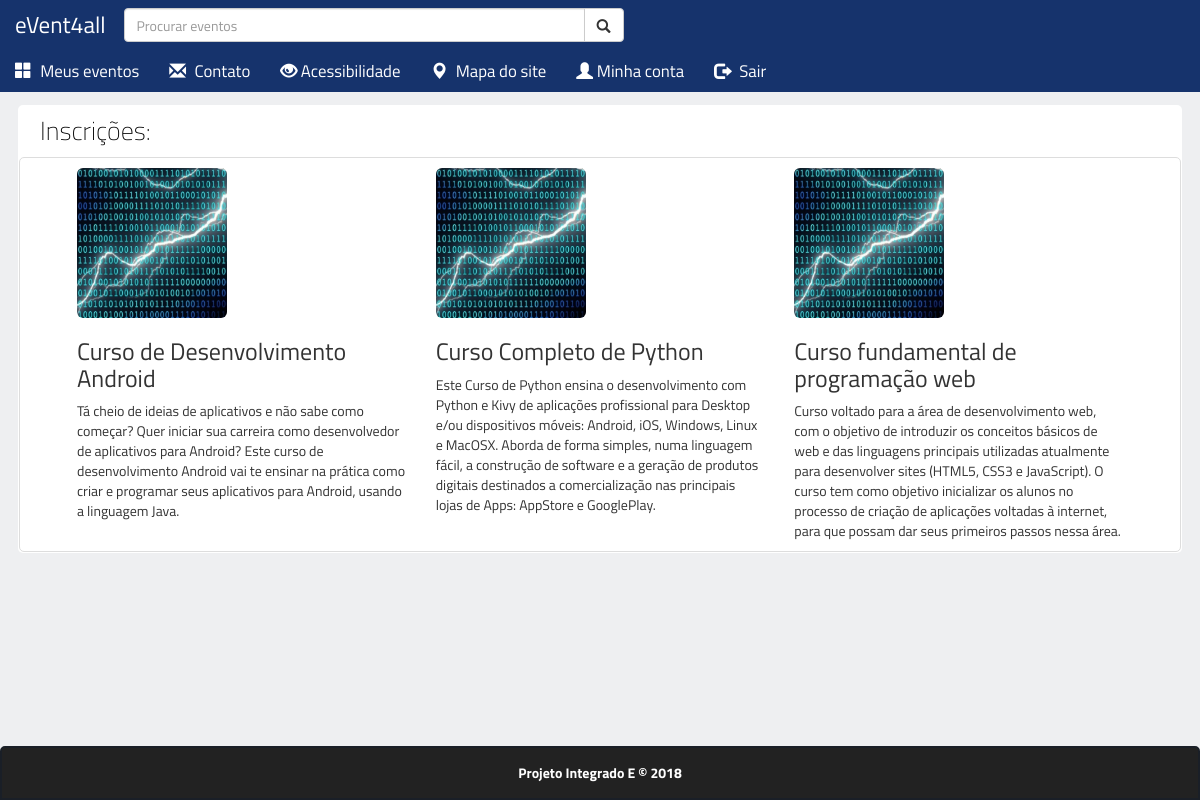
Screenshot of /agenda/index.php (signed in) with the database file from the repository.
### tables this page shows
CREATE TABLE `eventos` (
  `InicioEv` datetime NOT NULL,
  `FinalEv` datetime NOT NULL,
  `CodEv` int(6) NOT NULL,
  `NomeEv` varchar(50) NOT NULL,
  `DescEv` varchar(1000) NOT NULL,
  `RealizadorEv` varchar(40) NOT NULL,
  `LocalEv` varchar(100) NOT NULL,
  `CapacidadeEv` int(4) NOT NULL,
  `ImagemEv` varchar(100) NOT NULL,
  `CodAdm` int(6) NOT NULL
);

### php/buscar_meus_eventos.php (the view, shortened to what this page needs)
<?php
    require_once("conexao_bd.php");
    if(isset($_SESSION["cod"]))
    {
        $codigoUs = $_SESSION["cod"];
        $query_meus_eventos = "";
        if(strlen($codigoUs) == 6)
        {
            $query_meus_eventos = "SELECT *
                                  FROM eventos
                                  WHERE CodAdm = '$codigoUs'
                                  ORDER BY InicioEv";
        }
        else
        {
            $query_meus_eventos = "SELECT *
                                  FROM eventos
                                  WHERE CodEv IN
                                  (SELECT CodEv
                                  FROM eventos_usuario
                                  WHERE CodUs = '$codigoUs')
                                  ORDER BY InicioEv";
        }
        $meus_eventos = mysqli_query($conexao,$query_meus_eventos);
        $count = 0;
        $conteudo = '';
        if (mysqli_num_rows($meus_eventos) != 0)
        {
            while ($linha = mysqli_fetch_assoc($meus_eventos))
            {
                $codigoev = $linha["CodEv"];
                $nome = $linha["NomeEv"];
                $descricao = $linha["DescEv"];
                $imagem = $linha["ImagemEv"];
                if ($count == 0)
                {
                    $conteudo .=
                    "<div class='item active'>
                        <div class='col-md-4 col-sm-12 evento' role='button' data-toggle='modal' data-target='#modal-evento'>
                            <input type='hidden' value='".$codigoev."'>
                            <img src='".$page.$imagem."' class='img-rounded'>
                            <div class='text'>
                                <h3 class='nome-evento'>".$nome."</h3>
                                <p>".$descricao."</p>
                            </div>
                        </div>";
                }
                else
                {
                    $conteudo .=
                    "<div class='col-md-4 col-sm-12 evento' role='button' data-toggle='modal' data-target='#modal-evento'>
                        <input type='hidden' value='".$codigoev."'>
                        <img src='".$page.$imagem."' class='img-rounded'>
                        <div class='text'>
                            <h3 class='nome-evento'>".$nome."</h3>
                            <p>".$descricao."</p>
                        </div>
                    </div>";
                }
                $count++;
            }
            $conteudo .= "</div>";
        }
        echo $conteudo;
    }
?>

### public/_css/Style.css (style rules this page uses)
body { font-family: 'Verdana', 'Titillium Web', sans-serif; position: relative; padding-top: 3.2em; background: rgb(238,239,241); padding-bottom: 3.1em; }
.evento { padding-bottom: 1rem; }
p { margin: 0px }
.img-rounded { margin-top: 1rem; width: 150px; height: 150px; }

### rows the page displays
eventos: ImagemEv (picture), NomeEv "Curso de Desenvolvimento Android", DescEv "Tá cheio de ideias de aplicativos e não sabe como começar? Quer iniciar sua carreira como desenvolvedor de aplicativos para Android? Este curso de desenvolvimento Android vai te ensinar na prática como criar e programar seus aplicativos para Android, usando a linguagem Java."
eventos: ImagemEv (picture), NomeEv "Curso Completo de Python", DescEv "Este Curso de Python ensina o desenvolvimento com Python e Kivy de aplicações profissional para Desktop e/ou dispositivos móveis: Android, iOS, Windows, Linux e MacOSX. Aborda de forma simples, numa linguagem fácil, a construção de software e a geração de produtos digitais destinados a comercialização nas principais lojas de Apps: AppStore e GooglePlay."
eventos: ImagemEv (picture), NomeEv "Curso fundamental de programação web", DescEv "Curso voltado para a área de desenvolvimento web, com o objetivo de introduzir os conceitos básicos de web e das linguagens principais utilizadas atualmente para desenvolver sites (HTML5, CSS3 e JavaScript). O curso tem como objetivo inicializar os alunos no processo de criação de aplicações voltadas à internet, para que possam dar seus primeiros passos nessa área."
